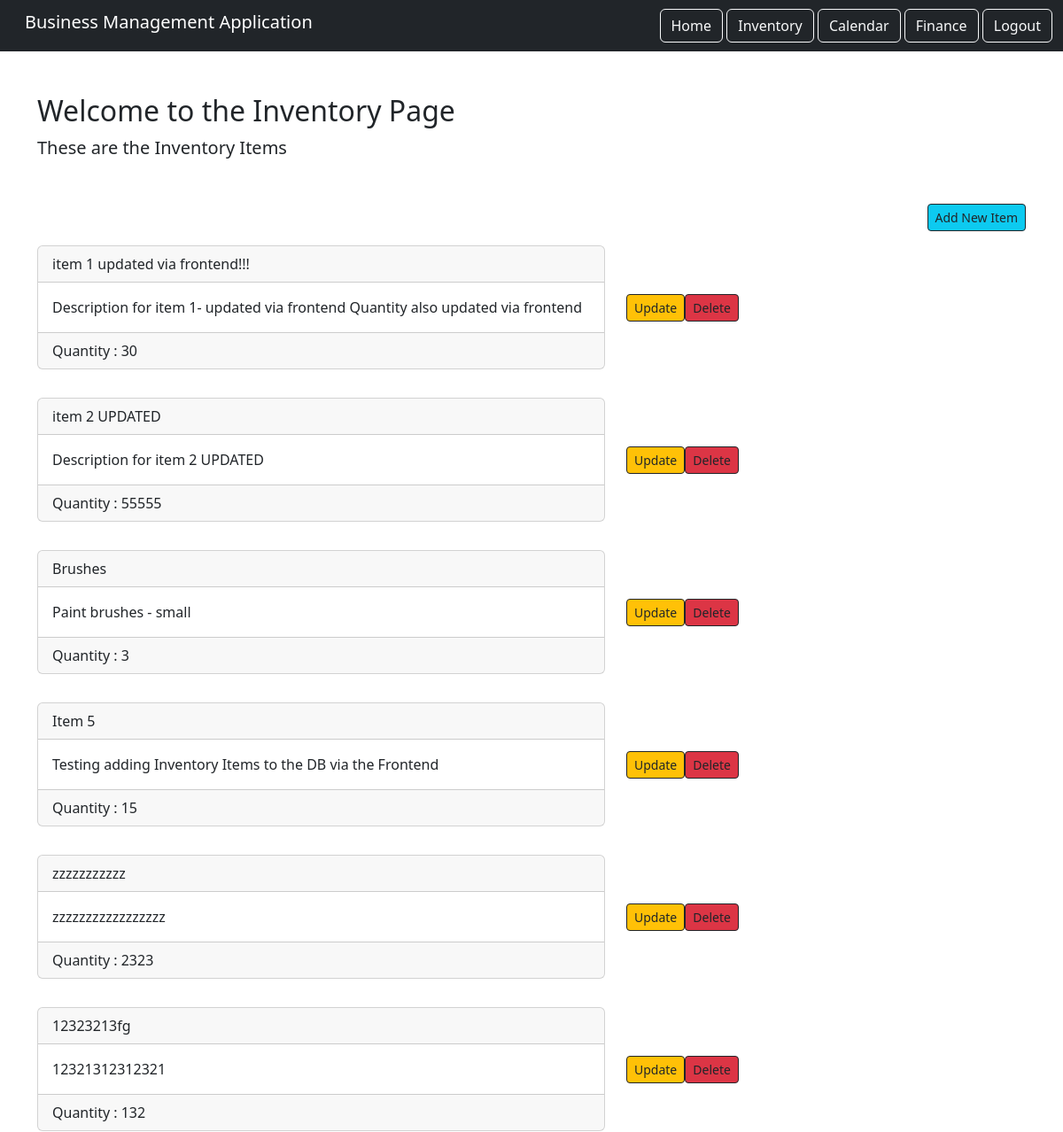
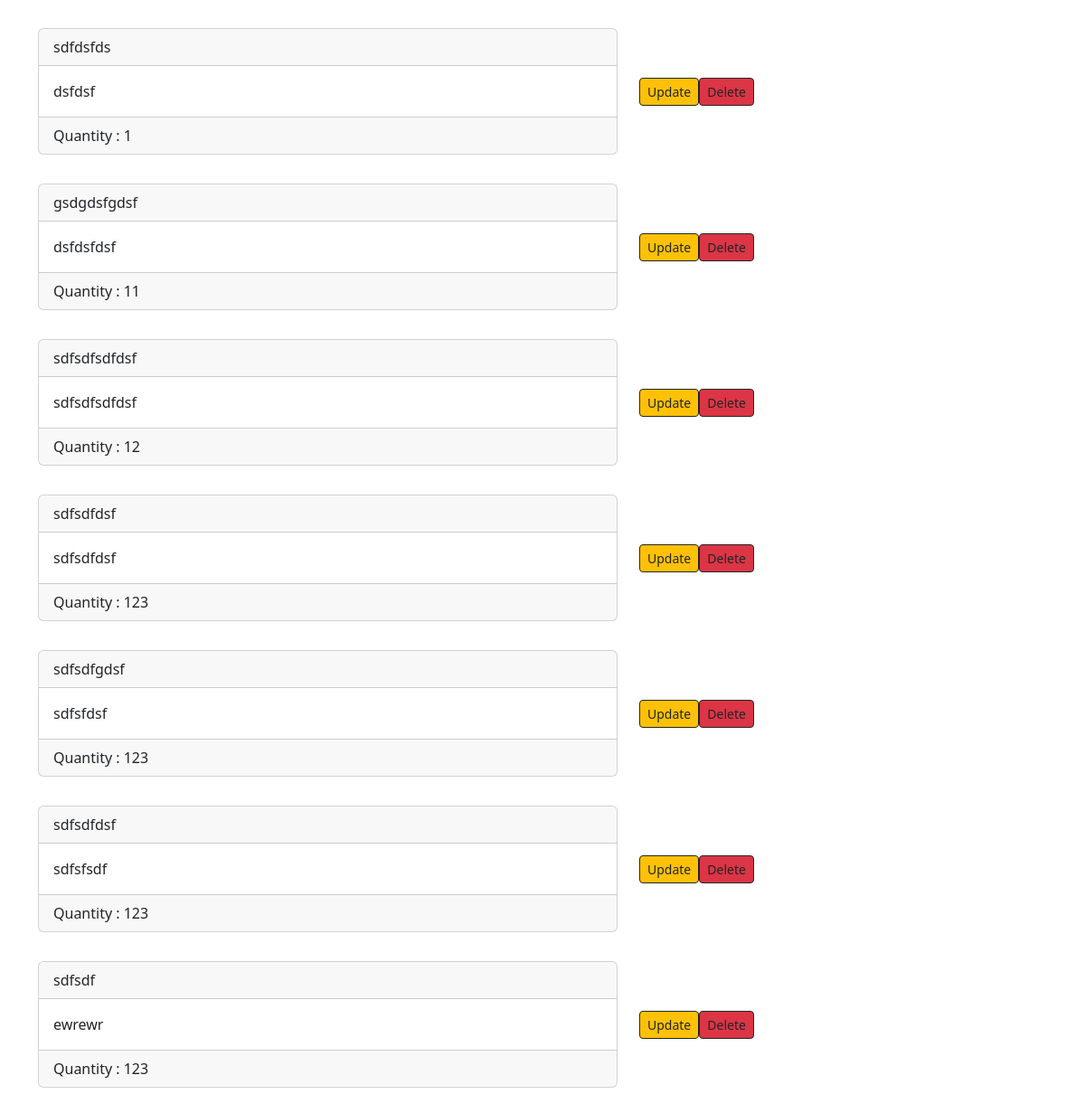
Screenshot of /inventory/ (signed in) with the database file from the repository (2 pictures, top to bottom).
### inventory_component/models.py (models this page shows)
class Inventory(models.Model):
    item = models.CharField(max_length=255)
    description = models.TextField()
    quantity = models.PositiveIntegerField()
    user = models.ForeignKey(User, on_delete=models.CASCADE, related_name='items')

### inventory_component/views.py (the view)
# urls.py: path('', views.InventoryList.as_view(), name="inventory_list"),
class InventoryList(LoginRequiredMixin, ListView):
    model = Inventory
    context_object_name = "items"
    template_name = "inventory_list.html"
    login_url = '/login'
    def get_queryset(self):
        return self.request.user.items.all()

### inventory_component/templates/Inventory_list.html (shortened to what this page needs)
{% extends 'base.html' %}
{% load static %}
{% block content %}
    <div class="row">
        <div class="col">
            <div class="item_list_heading mb-5">
                <h1 class="fs-2">Welcome to the Inventory Page</h1>
                <p class="fs-5">These are the Inventory Items</p>
            </div>
        </div>
    </div>
    <div class="col text-end">
        <a href="{% url 'item.new' %}" class="btn btn-info btn-sm btn-outline-dark">Add New Item</a>
    </div>
    <div class="row">
        {% for item in items %}
        	<div class="col-md-7 py-3">
                <div class="card">
                    <div class="card-header">
                        {{ item.item }}
                    </div>
                    <div class="card-body ">
                        {{ item.description }}
                    </div>
                    <div class="card-footer">
                        Quantity : {{ item.quantity }}
                    </div>
                </div>
            </div>
        <div class="col-md-5 py-3 d-flex align-items-center">
        <div>
            <a href="{% url 'item.update' pk=item.id %}" class="btn btn-sm btn-warning btn-outline-dark btn-block">Update</a>
        </div>
        <div>
            <a href="{% url 'item.delete' pk=item.id %}" class="btn btn-sm btn-danger btn-outline-dark btn-block">Delete</a>
        </div>
    </div>
        {% endfor %}
{% endblock content %}

### static/css/style.css (style rules this page uses)
a { color: #17a2b8; }
.col.text-end { position: sticky; top: 0; z-index: 1; background-color: #fff; top: 90px; }

### rows the page displays
Inventory: item "item 1 updated via frontend!!!", description "Description for item 1- updated via frontend Quantity also updated via frontend", quantity "30"
Inventory: item "item 2 UPDATED", description "Description for item 2 UPDATED", quantity "55555"
Inventory: item "Brushes", description "Paint brushes - small", quantity "3"
Inventory: item "Item 5", description "Testing adding Inventory Items to the DB via the Frontend", quantity "15"
Inventory: item "zzzzzzzzzzz", description "zzzzzzzzzzzzzzzzz", quantity "2323"
Inventory: item "12323213fg", description "12321312312321", quantity "132"
Inventory: item "sdfdsfds", description "dsfdsf", quantity "1"
Inventory: item "gsdgdsfgdsf", description "dsfdsfdsf", quantity "11"
Inventory: item "sdfsdfsdfdsf", description "sdfsdfsdfdsf", quantity "12"
Inventory: item "sdfsdfdsf", description "sdfsdfdsf", quantity "123"
Inventory: item "sdfsdfgdsf", description "sdfsfdsf", quantity "123"
Inventory: item "sdfsdfdsf", description "sdfsfsdf", quantity "123"
Inventory: item "sdfsdf", description "ewrewr", quantity "123"
